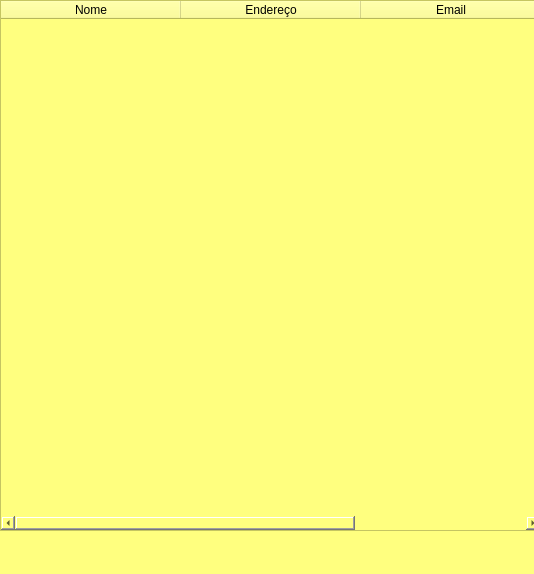
<?xml version="1.0" encoding="UTF-8"?>
<ui version="4.0">
 <class>MainWindow</class>
 <widget class="QMainWindow" name="MainWindow">
  <property name="geometry">
   <rect>
    <x>0</x>
    <y>0</y>
    <width>534</width>
    <height>574</height>
   </rect>
  </property>
  <property name="windowTitle">
   <string>MainWindow</string>
  </property>
  <property name="styleSheet">
   <string notr="true">background-color: rgb(255, 255, 127);</string>
  </property>
  <widget class="QWidget" name="centralwidget">
   <widget class="QTableWidget" name="tableWidget">
    <property name="geometry">
     <rect>
      <x>0</x>
      <y>0</y>
      <width>541</width>
      <height>531</height>
     </rect>
    </property>
    <property name="font">
     <font>
      <pointsize>13</pointsize>
      <weight>75</weight>
      <bold>true</bold>
     </font>
    </property>
    <property name="styleSheet">
     <string notr="true">background-color: rgb(255, 255, 127);</string>
    </property>
    <attribute name="horizontalHeaderDefaultSectionSize">
     <number>180</number>
    </attribute>
    <column>
     <property name="text">
      <string>Nome</string>
     </property>
    </column>
    <column>
     <property name="text">
      <string>Endereço</string>
     </property>
    </column>
    <column>
     <property name="text">
      <string>Email</string>
     </property>
    </column>
   </widget>
  </widget>
 </widget>
 <resources/>
 <connections/>
</ui>
